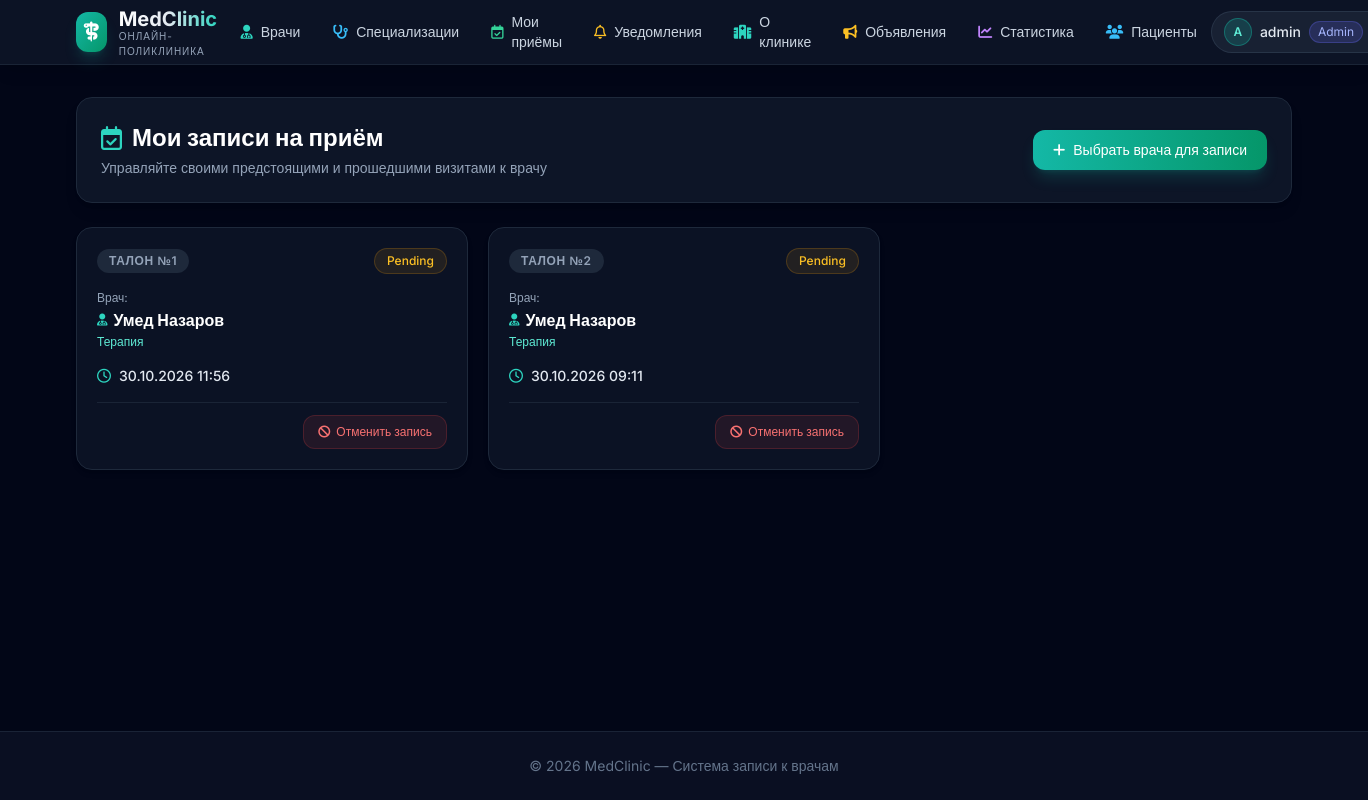
Before: /appointments/my/ (signed in) with the older database file.
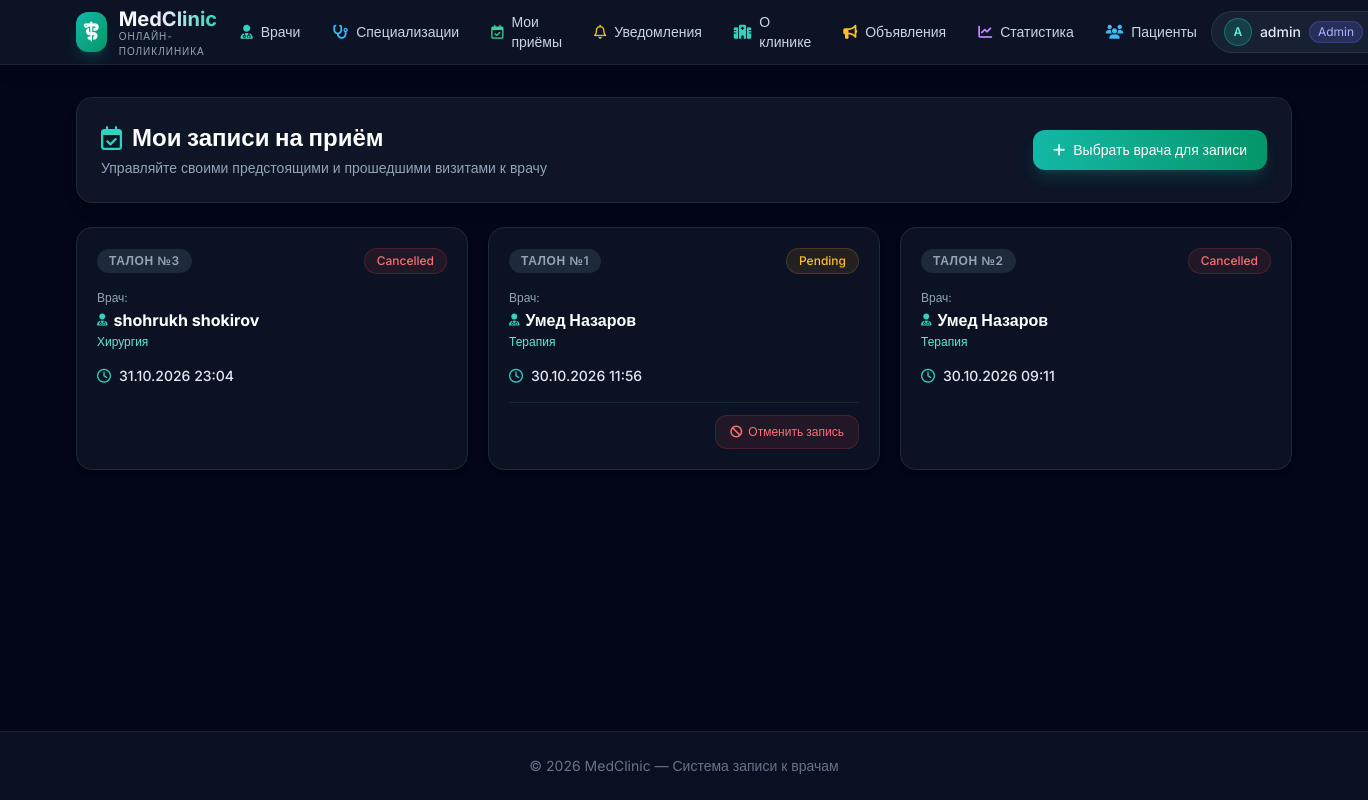
After: the same page with the newer database file.
### appointments/models.py (models this page shows, shortened)
class Appointment(models.Model):
    STATUS_CHOICES = [
        ('pending', 'Pending'),
        ('confirmed', 'Confirmed'),
        ('completed', 'Completed'),
        ('cancelled', 'Cancelled'),
    ]
    patient = models.ForeignKey(User, on_delete=models.CASCADE)
    doctor = models.ForeignKey(Doctor, on_delete=models.CASCADE)
    appointment_date = models.DateTimeField()
    status = models.CharField(max_length=20, choices=STATUS_CHOICES, default='pending')
    created_at = models.DateTimeField(auto_now_add=True)

### doctors/models.py (models this page shows, shortened)
class Doctor(models.Model):
    user=models.OneToOneField(User,related_name='doctor_profile', on_delete=models.CASCADE)
    specialization = models.ForeignKey(Specialization,on_delete=models.SET_NULL,null=True,related_name='doctors')
    services=models.ManyToManyField(Service,blank=True,related_name='doctors')
    bio=models.TextField()
    experience_years = models.PositiveIntegerField(default=0)
    photo = models.ImageField(upload_to='doctors/photos/', blank=True, null=True)
    phone = models.CharField(max_length=20, blank=True)
    is_active = models.BooleanField(default=True)
    created_at = models.DateTimeField(auto_now_add=True)

class Specialization(models.Model):
    name = models.CharField(max_length=50)
    description = models.TextField(blank=True)

### appointments/views.py (the view)
# urls.py: path('my/', MyAppointmentsView.as_view(), name='my_appointments'),
class MyAppointmentsView(LoginRequiredMixin, ListView):
    model = Appointment
    template_name = 'media2/my_appointments.html'
    context_object_name = 'appointments'
    def get_queryset(self):
        return Appointment.objects.filter(patient=self.request.user).select_related('doctor', 'doctor__user').order_by('-appointment_date')

### templates/media2/my_appointments.html (shortened to what the changed rows need)
{% extends 'base.html' %}
{% block content %}
<div class="space-y-6">
    <div class="flex flex-col sm:flex-row sm:items-center justify-between gap-4 bg-slate-900/90 border border-slate-800 p-6 rounded-2xl shadow-lg">
        <div>
            <h1 class="text-2xl font-bold text-white flex items-center gap-2.5">
                <i class="fa-regular fa-calendar-check text-teal-400"></i>
                <span>Мои записи на приём</span>
            </h1>
        </div>
    </div>
    {% if appointments %}
        <div class="grid grid-cols-1 md:grid-cols-2 lg:grid-cols-3 gap-5">
            {% for app in appointments %}
                <div class="bg-slate-900/70 border border-slate-800 hover:border-slate-700 rounded-2xl p-5 shadow-md transition flex flex-col justify-between space-y-4">
                    <div class="space-y-3">
                        <div class="flex items-center justify-between">
                            <span class="text-xs font-semibold uppercase tracking-wider text-slate-400 bg-slate-800 px-3 py-1 rounded-full">
                                Талон №{{ app.pk }}
                            </span>
                            <span class="px-3 py-1 rounded-full text-xs font-medium
                                {% if app.status == 'cancelled' %}
                                    bg-red-500/10 text-red-400 border border-red-500/20
                                {% elif app.status == 'confirmed' or app.status == 'completed' %}
                                    bg-emerald-500/10 text-emerald-400 border border-emerald-500/20
                                {% else %}
                                    bg-amber-500/10 text-amber-400 border border-amber-500/20
                                {% endif %}">
                                {{ app.get_status_display }}
                            </span>
                        </div>
                        <div class="pt-1">
                            <div class="text-xs text-slate-400">Врач:</div>
                            <div class="font-bold text-white text-base flex items-center gap-1.5 mt-0.5">
                                <i class="fa-solid fa-user-doctor text-teal-400 text-xs"></i>
                                <span>{{ app.doctor.user.get_full_name|default:app.doctor.user.username }}</span>
                            </div>
                            {% if app.doctor.specialization %}
                                <div class="text-xs text-teal-300 mt-0.5">{{ app.doctor.specialization.name }}</div>
                            {% endif %}
                        </div>
                        <div class="pt-1">
                            <div class="flex items-center text-slate-200 text-sm font-medium space-x-2">
                                <i class="fa-regular fa-clock text-teal-400"></i>
                                <span>{{ app.appointment_date|date:"d.m.Y H:i" }}</span>
                            </div>
                        </div>
                    </div>
                    {% if app.status != 'cancelled' %}
                        <div class="pt-3 border-t border-slate-800/80 flex justify-end">
                            <form action="{% url 'appointments:appointment_cancel' app.pk %}" method="post">
                                <button type="submit" onclick="return confirm('Вы уверены, что хотите отменить эту запись?')"
                                        class="text-xs font-medium text-red-400 hover:text-white bg-red-500/10 hover:bg-red-600 border border-red-500/20 px-3.5 py-2 rounded-xl transition flex items-center space-x-1.5">
                                    <i class="fa-solid fa-ban"></i>
                                    <span>Отменить запись</span>
                                </button>
                            </form>
                        </div>
                    {% endif %}
                </div>
            {% endfor %}
        </div>
    {% endif %}
</div>
{% endblock %}

Changed rows visible on the page:
added Appointment: pk "3", status "Cancelled", doctor.user.get_full_name "shohrukh shokirov", doctor.specialization.name "Хирургия", appointment_date "31.10.2026 23:04"
changed Appointment id 2: status "Pending" → "Cancelled"; no longer shows "Отменить запись"
